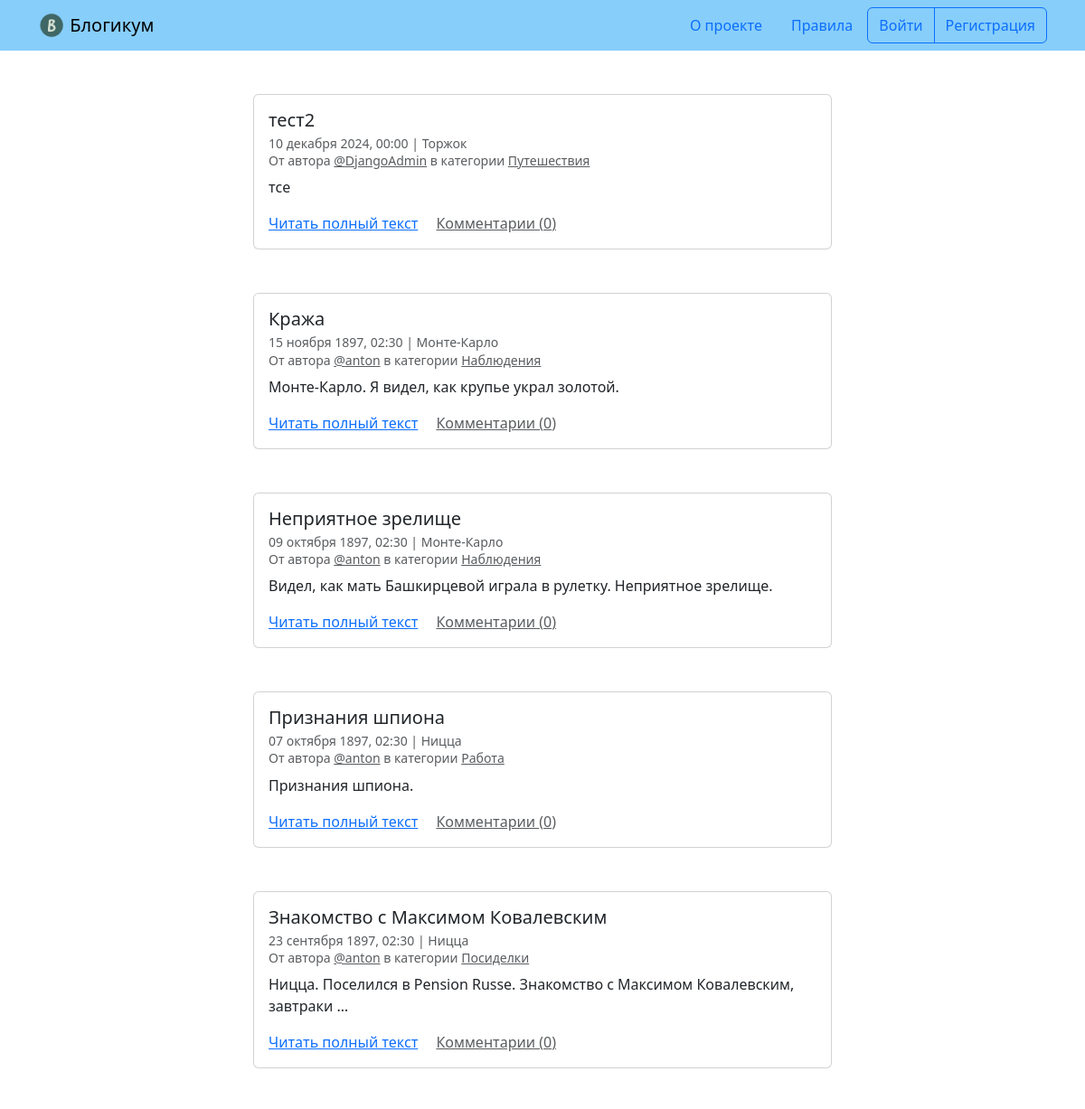
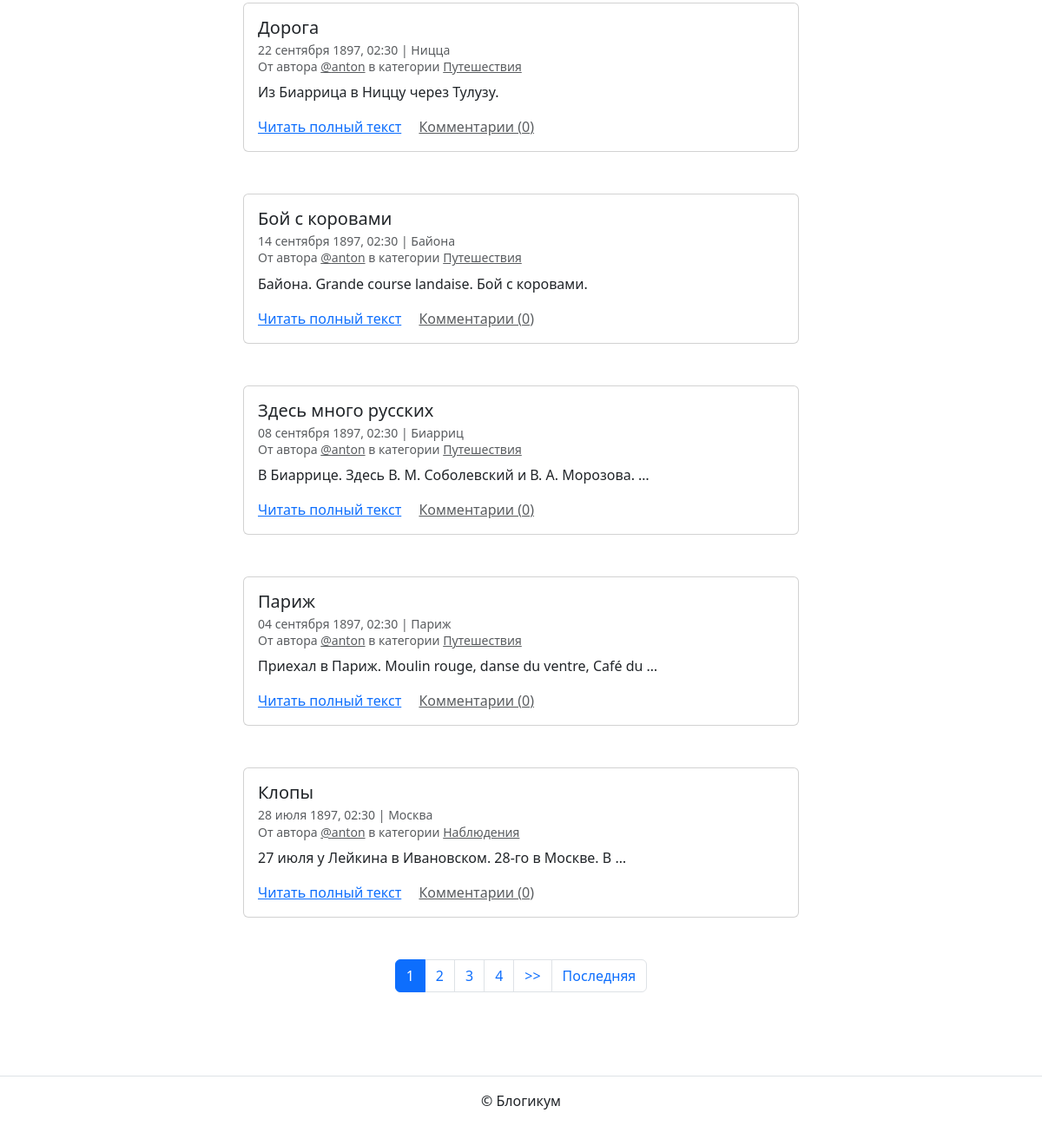
The page / on the database its author committed (2 pictures, top to bottom).
### blog/models.py (models this page shows, shortened)
class PublishedModel(models.Model):
    is_published = models.BooleanField(
        default=True, verbose_name='Опубликовано',
        help_text='Снимите галочку, чтобы скрыть публикацию.'
    )
    created_at = models.DateTimeField(
        auto_now_add=True,
        verbose_name='Добавлено'
    )
    class Meta:
        abstract = True

class Post(PublishedModel):
    title = models.CharField(
        max_length=MAX_FIELD_LENGTH,
        verbose_name='Заголовок'
    )
    text = models.TextField('Текст')
    pub_date = models.DateTimeField(
        verbose_name='Дата и время публикации',
        help_text='Если установить дату и время в будущем — можно делать '
                  'отложенные публикации.'
    )
    author = models.ForeignKey(
        User,
        on_delete=models.CASCADE,
        verbose_name='Автор публикации',
        related_name='posts'
    )
    location = models.ForeignKey(
        Location,
        on_delete=models.SET_NULL,
        verbose_name='Местоположение',
        null=True,
        related_name='posts'
    )
    category = models.ForeignKey(
        Category,
        on_delete=models.SET_NULL,
        null=True,
        verbose_name='Категория',
        related_name='posts'
    )
    image = models.ImageField(
        upload_to='posts/',
        verbose_name='Изображение',
        null=True,
        blank=True
    )
    class Meta:
        verbose_name = 'публикация'
        verbose_name_plural = 'Публикации'
        ordering = ('-pub_date',)

class Location(PublishedModel):
    name = models.CharField(
        max_length=MAX_FIELD_LENGTH,
        verbose_name='Название места'
    )
    class Meta:
        verbose_name = 'местоположение'
        verbose_name_plural = 'Местоположения'
        ordering = ('name',)

class Category(PublishedModel):
    title = models.CharField(
        max_length=MAX_FIELD_LENGTH,
        verbose_name='Заголовок'
    )
    description = models.TextField(verbose_name='Описание')
    slug = models.SlugField(
        unique=True,
        verbose_name='Идентификатор',
        help_text='Идентификатор страницы для URL; '
                  'разрешены символы латиницы, цифры, дефис и подчёркивание.'
    )
    class Meta:
        verbose_name = 'категория'
        verbose_name_plural = 'Категории'
        ordering = ('title',)

### blog/views.py (the view)
# urls.py: path('', views.index, name='index'),
def index(request):
    post_queryset = Post.objects.all()
    processed_posts = process_posts(posts=post_queryset)
    page_obj = get_page(request, processed_posts)
    return render(request, 'blog/index.html',
                  {'page_obj': page_obj})

### blog/views.py (called while the page is built)
def get_page(request, queryset, paginate_by=PAGINATE_BY):
    page_number = request.GET.get('page', 1)
    return Paginator(queryset, paginate_by).get_page(page_number)

def process_posts(
        posts=None,
        apply_filter=True,
        use_select_related=True,
        annotate=True,
):
    if use_select_related:
        posts = posts.select_related('author', 'location', 'category')
    if apply_filter:
        posts = posts.filter(
            is_published=True,
            category__is_published=True,
            pub_date__lte=timezone.now()
        )
    if annotate:
        posts = posts.annotate(comment_count=Count('comments'))
    posts = posts.order_by(*Post._meta.ordering)
    return posts

### templates/blog/index.html (shortened to what this page needs)
{% extends "base.html" %}
{% block content %}
  {% for post in page_obj %}
    <article class="mb-5">
      {% include "includes/post_card.html" %}
    </article>
  {% endfor %}
  {% include "includes/paginator.html" %}
{% endblock %}

### templates/base.html (shortened to what this page needs)
{% load static %}
{% load django_bootstrap5 %}
<!DOCTYPE html>
<html lang="ru">
  <head>
    {% bootstrap_css %}
  </head>
  <body>
    {% include "includes/header.html" %}
    <main>
      <div class="container py-5">
        {% block content %}{% endblock %}
      </div>
    </main>
    {% include "includes/footer.html" %}
  </body>
</html>

### templates/includes/header.html
{% load static %}
<header>
  <nav class="navbar navbar-light" style="background-color: lightskyblue">
    <div class="container">
      <a class="navbar-brand" href="{% url 'blog:index' %}">
        <img src="{% static 'img/logo.png' %}" width="30" height="30" class="d-inline-block align-top" alt="">
        Блогикум
      </a>
      {% with request.resolver_match.view_name as view_name %}
        <ul class="nav  nav-pills">
          <li class="nav-item">
            <a class="nav-link {% if view_name == 'pages:about' %} text-white {% endif %}" href="{% url 'pages:about' %}">
              О проекте
            </a>
          </li>
          <li class="nav-item">
            <a class="nav-link {% if view_name == 'pages:rules' %} text-white {% endif %}" href="{% url 'pages:rules' %}">
              Правила
            </a>
          </li>
          {% if user.is_authenticated %}
            <div class="btn-group" role="group" aria-label="Basic outlined example">
              <button type="button" class="btn btn-outline-primary"><a class="text-decoration-none text-reset"
                  href="{% url 'blog:create_post' %}">Написать пост</a></button>
              <button type="button" class="btn btn-outline-primary"><a class="text-decoration-none text-reset"
                  href="{% url 'blog:profile' user.username %}">{{ user.username }}</a></button>
              <button type="button" class="btn btn-outline-primary"><a class="text-decoration-none text-reset"
                  href="{% url 'logout' %}">Выйти</a></button>
            </div>
          {% else %}
            <div class="btn-group" role="group" aria-label="Basic outlined example">
              <button type="button" class="btn btn-outline-primary"><a class="text-decoration-none text-reset"
                  href="{% url 'login' %}">Войти</a></button>
              <button type="button" class="btn btn-outline-primary"><a class="text-decoration-none text-reset"
                  href="{% url 'registration' %}">Регистрация</a></button>
            </div>
          {% endif %}
        </ul>
      {% endwith %}
    </div>
  </nav>
</header>

### templates/includes/post_card.html (shortened to what this page needs)
<div class="col d-flex justify-content-center">
  <div class="card" style="width: 40rem;">
    <div class="card-body">
      <h5 class="card-title">{{ post.title }}</h5>
      <h6 class="card-subtitle mb-2 text-muted">
        <small>
          {{ post.pub_date|date:"d E Y, H:i" }} | {% if post.location and post.location.is_published %}{{ post.location.name }}{% else %}Планета Земля{% endif %}<br>
          От автора <a class="text-muted" href="{% url 'blog:profile' post.author.username %}">@{{ post.author.username }}</a> в
          категории {% include "includes/category_link.html" %}
        </small>
      </h6>
      <p class="card-text">{{ post.text|truncatewords:10 }}</p>
      <a href="{% url 'blog:post_detail' post.id %}" class="card-link">Читать полный текст</a>
      <a href="{% url 'blog:post_detail' post.id %}" class="card-link text-muted">Комментарии ({{ post.comment_count }})</a>
    </div>
  </div>
</div>

### templates/includes/category_link.html
<a class="text-muted" href="{% url 'blog:category_posts' post.category.slug %}">
  {{ post.category.title }}
</a>

### templates/includes/paginator.html (shortened to what this page needs)
{% if page_obj.has_other_pages %}
  <nav aria-label="Page navigation" class="my-5">
    <ul class="pagination justify-content-center">
      {% for i in page_obj.paginator.page_range %}
        {% if page_obj.number == i %}
          <li class="page-item active">
            <span class="page-link">{{ i }}</span>
          </li>
        {% else %}
          <li class="page-item">
            <a class="page-link" href="?page={{ i }}">{{ i }}</a>
          </li>
        {% endif %}
      {% endfor %}
      {% if page_obj.has_next %}
        <li class="page-item">
          <a class="page-link" href="?page={{ page_obj.next_page_number }}">
            >>
          </a>
        </li>
        <li class="page-item">
          <a class="page-link" href="?page={{ page_obj.paginator.num_pages }}">
            Последняя
          </a>
        </li>
      {% endif %}
    </ul>
  </nav>
{% endif %}

### templates/includes/footer.html
<footer class="border-top text-center py-3">
  <p>© Блогикум</p>
</footer>

### rows shown on the page
Post: title "тест2", pub_date "10 декабря 2024, 00:00", location.name "Торжок", author.username "DjangoAdmin", category "Путешествия", text "тсе", comment_count "0"
Post: title "Кража", pub_date "15 ноября 1897, 02:30", location.name "Монте-Карло", author.username "anton", category "Наблюдения", text "Монте-Карло. Я видел, как крупье украл золотой.", comment_count "0"
Post: title "Неприятное зрелище", pub_date "09 октября 1897, 02:30", location.name "Монте-Карло", author.username "anton", category "Наблюдения", text "Видел, как мать Башкирцевой играла в рулетку. Неприятное зрелище.", comment_count "0"
Post: title "Признания шпиона", pub_date "07 октября 1897, 02:30", location.name "Ницца", author.username "anton", category "Работа", text "Признания шпиона.", comment_count "0"
Post: title "Знакомство с Максимом Ковалевским", pub_date "23 сентября 1897, 02:30", location.name "Ницца", author.username "anton", category "Посиделки", text "Ницца. Поселился в Pension Russe. Знакомство с Максимом Ковалевским, завтраки …", comment_count "0"
Post: title "Дорога", pub_date "22 сентября 1897, 02:30", location.name "Ницца", author.username "anton", category "Путешествия", text "Из Биаррица в Ниццу через Тулузу.", comment_count "0"
Post: title "Бой с коровами", pub_date "14 сентября 1897, 02:30", location.name "Байона", author.username "anton", category "Путешествия", text "Байона. Grande course landaise. Бой с коровами.", comment_count "0"
Post: title "Здесь много русских", pub_date "08 сентября 1897, 02:30", location.name "Биарриц", author.username "anton", category "Путешествия", text "В Биаррице. Здесь В. М. Соболевский и В. А. Морозова. …", comment_count "0"
Post: title "Париж", pub_date "04 сентября 1897, 02:30", location.name "Париж", author.username "anton", category "Путешествия", text "Приехал в Париж. Moulin rouge, danse du ventre, Café du …", comment_count "0"
Post: title "Клопы", pub_date "28 июля 1897, 02:30", location.name "Москва", author.username "anton", category "Наблюдения", text "27 июля у Лейкина в Ивановском. 28-го в Москве. В …", comment_count "0"

### other values the page prints
{{ i }} "1"
{{ i }} "2" "3" "4"
